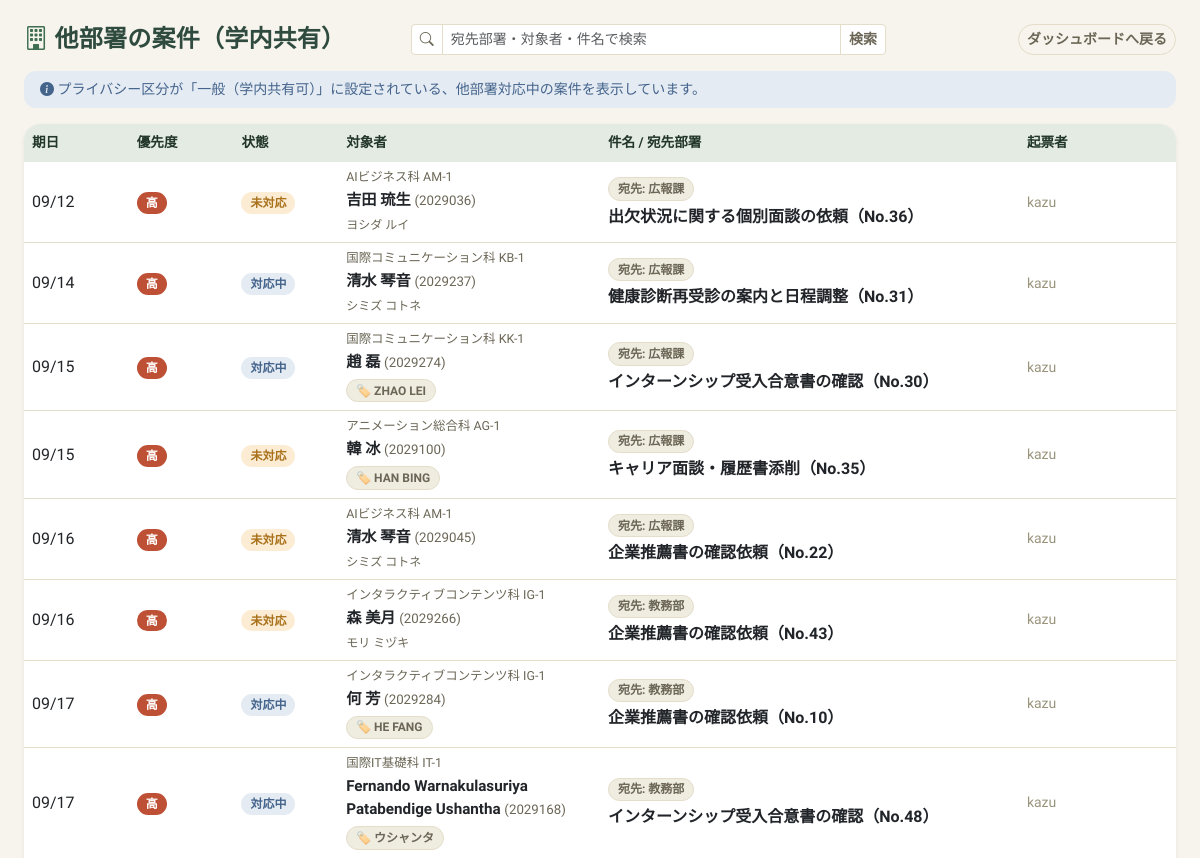
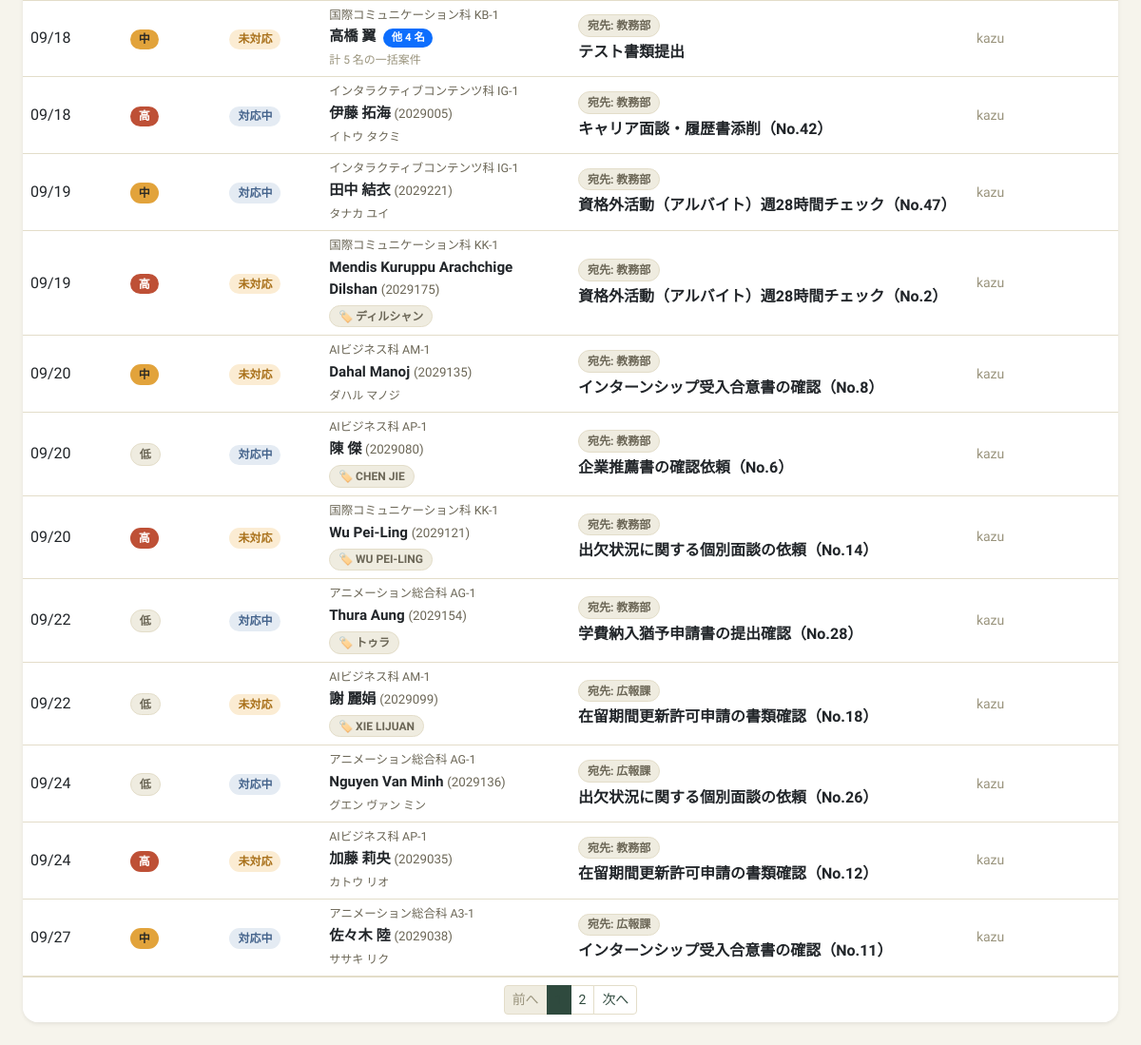
Page /tasks/other/ (signed in) on the committed database (2 pictures, top to bottom).
### core/models.py (models this page shows, shortened)
class Task(models.Model):
    PRIORITY_CHOICES = [
        ('high', '高'),
        ('mid', '中'),
        ('low', '低'),
    ]
    STATUS_CHOICES = [
        ('open', '未対応'),
        ('in_progress', '対応中'),
        ('closed', '完了'),
    ]
    PRIVACY_CHOICES = [
        ('general', '一般（学内共有可）'),
        ('sensitive', '機密（関係部署のみ）'),
    ]
    TARGET_TYPE_CHOICES = [
        ('student', '学生'),
        ('staff', '教職員'),
    ]
    target_type = models.CharField("対象種別", max_length=10, choices=TARGET_TYPE_CHOICES, default='student', db_index=True)
    students = models.ManyToManyField(
        Student,
        related_name='tasks',
        verbose_name="対象学生",
        blank=True
    )
    target_user = models.ForeignKey(
        User,
        on_delete=models.SET_NULL,
        related_name='targeted_tasks',
        verbose_name="対象教職員",
        null=True,
        blank=True
    )
    title = models.CharField("依頼件名", max_length=200)
    description = models.TextField("依頼内容")
    target_group = models.ForeignKey(
        Group,
        on_delete=models.CASCADE,
        verbose_name="担当部署",
        related_name='group_tasks'
    )
    assigned_user = models.ForeignKey(
        User,
        on_delete=models.SET_NULL,
        null=True,
        blank=True,
        verbose_name="個別担当者",
        related_name='assigned_tasks'
    )
    created_by = models.ForeignKey(
        User,
        on_delete=models.CASCADE,
        related_name='created_tasks',
        verbose_name="起票者"
    )
    priority = models.CharField("優先度", max_length=10, choices=PRIORITY_CHOICES, default='mid', db_index=True)
    status = models.CharField("ステータス", max_length=20, choices=STATUS_CHOICES, default='open', db_index=True)
    privacy = models.CharField("プライバシー区分", max_length=20, choices=PRIVACY_CHOICES, default='general')
    due_date = models.DateField("対応期日", db_index=True)
    completion_note = models.TextField("対応メモ（クローズ時）", blank=True, null=True)
    created_at = models.DateTimeField("起票日時", auto_now_add=True)
    updated_at = models.DateTimeField("更新日時", auto_now=True)
    class Meta:
        verbose_name = "タスク"
        verbose_name_plural = "タスク一覧"
        ordering = ['due_date', '-priority']
    @property
    def target_display(self):
        if self.target_type == 'student':
            student_list = list(self.students.all())
            if not student_list:
                return mark_safe('<span class="text-muted">学生指定なし</span>')
            first_st = student_list[0]
            dept_name = first_st.department.name if first_st.department else ""
            cls_name = first_st.school_class.name if first_st.school_class else ""
            dept_part = f"{dept_name} {cls_name}".strip()
            line1 = f'<div class="text-secondary small mb-1" style="font-size: 0.78rem; line-height: 1.2;">{dept_part}</div>' if dept_part else ''
            if len(student_list) == 1:
                line2 = f'<div class="fw-bold text-dark" style="font-size: 0.95rem;">{first_st.name} <span class="text-secondary fw-normal small">({first_st.student_id})</span></div>'
                if first_st.nickname:
                    line3 = f'<div class="mt-1"><span class="badge rounded-pill bg-light text-secondary border" style="font-size: 0.75rem;">🏷️ {first_st.nickname}</span></div>'
                elif first_st.furigana:
                    line3 = f'<div class="text-secondary small mt-1" style="font-size: 0.75rem;">{first_st.furigana}</div>'
                else:
                    line3 = ''
                return mark_safe(f'{line1}{line2}{line3}')
            else:
                names_tooltip = ", ".join([f"{s.name}({s.student_id})" for s in student_list])
                line2 = f'''<div class="fw-bold text-dark" style="font-size: 0.95rem;">{first_st.name} <span class="badge bg-primary ms-1" data-bs-toggle="tooltip" data-bs-title="{names_tooltip}" style="cursor: pointer;">他 {len(student_list) - 1} 名</span></div>'''
                line3 = f'<div class="text-muted small mt-1" style="font-size: 0.75rem;">計 {len(student_list)} 名の一括案件</div>'
                return mark_safe(f'{line1}{line2}{line3}')
        elif self.target_type == 'staff' and self.target_user:
            return mark_safe(f'<div class="fw-bold text-dark">{self.target_user.last_name} {self.target_user.first_name}</div><span class="badge bg-secondary" style="font-size: 0.75rem;">教職員宛て</span>')
        else:
            return mark_safe('<span class="badge bg-secondary" style="font-size: 0.75rem;">部署宛て</span>')

class Student(models.Model):
    student_id = models.CharField("学籍番号", max_length=20, unique=True)
    name = models.CharField("学生氏名", max_length=100)
    furigana = models.CharField("フリガナ", max_length=100, blank=True, null=True)
    nickname = models.CharField("ニックネーム", max_length=50, blank=True, null=True)
    nationality = models.CharField("国籍", max_length=50, choices=NATIONALITY_CHOICES, blank=True, null=True)
    department = models.ForeignKey('Department', on_delete=models.SET_NULL, null=True, blank=True, verbose_name="学科", related_name="students")
    course = models.ForeignKey('Course', on_delete=models.SET_NULL, null=True, blank=True, verbose_name="コース", related_name="students")
    school_class = models.ForeignKey('SchoolClass', on_delete=models.SET_NULL, null=True, blank=True, verbose_name="クラス", related_name="students")
    is_active = models.BooleanField("ステータス（表示）", default=True, db_index=True, help_text="チェックを外すとアプリの選択画面で非表示になります")
    created_at = models.DateTimeField("登録日時", auto_now_add=True)
    updated_at = models.DateTimeField("更新日時", auto_now=True)
    class Meta:
        verbose_name = "学生"
        verbose_name_plural = "学生一覧"
        ordering = ['department__order', 'course__name', 'school_class__name', 'student_id']

class Department(models.Model):
    name = models.CharField("学科名", max_length=100, unique=True)
    order = models.PositiveIntegerField("表示順", default=0, help_text="数字が小さい順に並びます")
    class Meta:
        verbose_name = "学科"
        verbose_name_plural = "学科一覧"
        ordering = ['order', 'name']

class SchoolClass(models.Model):
    department = models.ForeignKey(Department, on_delete=models.CASCADE, related_name='classes', verbose_name="所属学科")
    course = models.ForeignKey(Course, on_delete=models.CASCADE, related_name='classes', verbose_name="所属コース", null=True, blank=True)
    name = models.CharField("クラス名", max_length=50, help_text="例: HT-A, IT-Bなど")
    class Meta:
        verbose_name = "クラス"
        verbose_name_plural = "クラス一覧"
        ordering = ['department__order', 'course__name', 'name']
        unique_together = ('department', 'course', 'name')

### core/views.py (the view, shortened to what this page needs)
# urls.py: path('tasks/other/', views.other_department_tasks, name='other_department_tasks'),
@login_required
def other_department_tasks(request):
    user = request.user
    user_groups = user.groups.all()
    search_query = request.GET.get('q', '').strip()
    tasks = Task.objects.filter(
        status__in=['open', 'in_progress'],
        privacy='general'
    ).exclude(
        target_group__in=user_groups
    ).exclude(
        assigned_user=user
    ).exclude(
        created_by=user
    ).select_related(
        'target_group', 'assigned_user', 'target_user', 'created_by'
    ).prefetch_related(
        'students'
    )
    tasks = tasks.order_by('due_date', '-priority')
    paginator = Paginator(tasks, 20)
    page_number = request.GET.get('page')
    page_obj = paginator.get_page(page_number)
    return render(request, 'core/other_department_tasks.html', {
        'tasks': page_obj,
        'search_query': search_query,
    })

### core/templates/core/other_department_tasks.html (shortened to what this page needs)
<!DOCTYPE html>
{% load static %}
<html lang="ja">
<head>
    <link href="https://cdn.jsdelivr.net/npm/bootstrap@5.3.0/dist/css/bootstrap.min.css" rel="stylesheet">
    <link rel="stylesheet" href="{% static 'core/css/dashboard.css' %}">
    <link rel="stylesheet" href="https://cdn.jsdelivr.net/npm/bootstrap-icons@1.11.3/font/bootstrap-icons.min.css">
</head>
<body>
<div class="container-fluid px-4 py-4">
    <div class="row align-items-center mb-3 g-2">
        <div class="col-md-4">
            <h4 class="fw-bold mb-0 text-secondary">
                <i class="bi bi-building text-success"></i> 他部署の案件（学内共有）
            </h4>
        </div>
        <div class="col-md-5">
            <form method="get" action="{% url 'other_department_tasks' %}" class="d-flex gap-2">
                <div class="input-group input-group-sm">
                    <span class="input-group-text bg-white"><i class="bi bi-search"></i></span>
                    <input type="text" name="q" value="{{ search_query }}" class="form-control" placeholder="宛先部署・対象者・件名で検索">
                    <button type="submit" class="btn btn-secondary">検索</button>
                </div>
            </form>
        </div>
        <div class="col-md-3 text-end">
            <a href="{% url 'dashboard' %}" class="btn btn-outline-secondary btn-sm">ダッシュボードへ戻る</a>
        </div>
    </div>
    <div class="alert alert-info py-2 small border-0">
        <i class="bi bi-info-circle-fill"></i> プライバシー区分が「一般（学内共有可）」に設定されている、他部署対応中の案件を表示しています。
    </div>
    <div class="card shadow-sm border-0">
        <div class="table-responsive">
            <table class="table table-hover align-middle mb-0">
                <thead class="table-light">
                    <tr>
                        <th style="width: 8%;">期日</th>
                        <th style="width: 8%;">優先度</th>
                        <th style="width: 8%;">状態</th>
                        <th style="width: 20%;">対象者</th>
                        <th style="width: 32%;">件名 / 宛先部署</th>
                        <th style="width: 12%;">起票者</th>
                    </tr>
                </thead>
                <tbody>
                    {% for task in tasks %}
                    <tr style="cursor: pointer;" onclick="location.href='{% url 'task_detail' task.pk %}'">
                        <td>{{ task.due_date|date:"m/d" }}</td>
                        <td><span class="badge badge-{{ task.priority }}">{{ task.get_priority_display }}</span></td>
                        <td>
                            <span class="badge {% if task.status == 'open' %}bg-warning text-dark{% else %}bg-info text-dark{% endif %}">
                                {{ task.get_status_display }}
                            </span>
                        </td>
                        <td>{{ task.target_display }}</td>
                        <td>
                            <span class="badge bg-secondary mb-1">宛先: {{ task.target_group.name }}</span>
                            <div class="fw-bold text-dark">{{ task.title }}</div>
                        </td>
                        <td class="small text-muted">{{ task.created_by.username }}</td>
                    </tr>
                    {% empty %}
                    <tr>
                        <td colspan="6" class="text-center py-4 text-muted">現在、他部署で共有されている案件はありません。</td>
                    </tr>
                    {% endfor %}
                </tbody>
            </table>
        </div>
        {% if tasks.has_other_pages %}
        <div class="card-footer bg-white d-flex justify-content-center py-2 border-top">
            <nav>
                <ul class="pagination pagination-sm mb-0">
                    {% if tasks.has_previous %}
                        <li class="page-item"><a class="page-link" href="?page={{ tasks.previous_page_number }}{% if search_query %}&q={{ search_query }}{% endif %}">前へ</a></li>
                    {% else %}
                        <li class="page-item disabled"><span class="page-link">前へ</span></li>
                    {% endif %}
                    {% for num in tasks.paginator.page_range %}
                        {% if tasks.number == num %}
                            <li class="page-item active"><span class="page-link">{{ num }}</span></li>
                        {% elif num > tasks.number|add:'-3' and num < tasks.number|add:'3' %}
                            <li class="page-item"><a class="page-link" href="?page={{ num }}{% if search_query %}&q={{ search_query }}{% endif %}">{{ num }}</a></li>
                        {% endif %}
                    {% endfor %}
                    {% if tasks.has_next %}
                        <li class="page-item"><a class="page-link" href="?page={{ tasks.next_page_number }}{% if search_query %}&q={{ search_query }}{% endif %}">次へ</a></li>
                    {% else %}
                        <li class="page-item disabled"><span class="page-link">次へ</span></li>
                    {% endif %}
                </ul>
            </nav>
        </div>
        {% endif %}
    </div>
</div>
</body>
</html>

### rows in the picture
Task: due_date "09/12", priority "高", status "未対応", target_display "AIビジネス科 AM-1 吉田 琉生 (2029036) ヨシダ ルイ", target_group.name "広報課", title "出欠状況に関する個別面談の依頼（No.36）", created_by.username "kazu"
Task: due_date "09/14", priority "高", status "対応中", target_display "国際コミュニケーション科 KB-1 清水 琴音 (2029237) シミズ コトネ", target_group.name "広報課", title "健康診断再受診の案内と日程調整（No.31）", created_by.username "kazu"
Task: due_date "09/15", priority "高", status "対応中", target_display "国際コミュニケーション科 KK-1 趙 磊 (2029274) 🏷️ ZHAO LEI", target_group.name "広報課", title "インターンシップ受入合意書の確認（No.30）", created_by.username "kazu"
Task: due_date "09/15", priority "高", status "未対応", target_display "アニメーション総合科 AG-1 韓 冰 (2029100) 🏷️ HAN BING", target_group.name "広報課", title "キャリア面談・履歴書添削（No.35）", created_by.username "kazu"
Task: due_date "09/16", priority "高", status "未対応", target_display "AIビジネス科 AM-1 清水 琴音 (2029045) シミズ コトネ", target_group.name "広報課", title "企業推薦書の確認依頼（No.22）", created_by.username "kazu"
Task: due_date "09/16", priority "高", status "未対応", target_display "インタラクティブコンテンツ科 IG-1 森 美月 (2029266) モリ ミヅキ", target_group.name "教務部", title "企業推薦書の確認依頼（No.43）", created_by.username "kazu"
Task: due_date "09/17", priority "高", status "対応中", target_display "インタラクティブコンテンツ科 IG-1 何 芳 (2029284) 🏷️ HE FANG", target_group.name "教務部", title "企業推薦書の確認依頼（No.10）", created_by.username "kazu"
Task: due_date "09/17", priority "高", status "対応中", target_display "国際IT基礎科 IT-1 Fernando Warnakulasuriya Patabendige Ushantha (2029168) 🏷️ ウシャンタ", target_group.name "教務部", title "インターンシップ受入合意書の確認（No.48）", created_by.username "kazu"
Task: due_date "09/18", priority "中", status "未対応", target_display "国際コミュニケーション科 KB-1 高橋 翼 他 4 名 計 5 名の一括案件", target_group.name "教務部", title "テスト書類提出", created_by.username "kazu"
Task: due_date "09/18", priority "高", status "対応中", target_display "インタラクティブコンテンツ科 IG-1 伊藤 拓海 (2029005) イトウ タクミ", target_group.name "教務部", title "キャリア面談・履歴書添削（No.42）", created_by.username "kazu"
Task: due_date "09/19", priority "中", status "対応中", target_display "インタラクティブコンテンツ科 IG-1 田中 結衣 (2029221) タナカ ユイ", target_group.name "教務部", title "資格外活動（アルバイト）週28時間チェック（No.47）", created_by.username "kazu"
Task: due_date "09/19", priority "高", status "未対応", target_display "国際コミュニケーション科 KK-1 Mendis Kuruppu Arachchige Dilshan (2029175) 🏷️ ディルシャン", target_group.name "教務部", title "資格外活動（アルバイト）週28時間チェック（No.2）", created_by.username "kazu"
Task: due_date "09/20", priority "中", status "未対応", target_display "AIビジネス科 AM-1 Dahal Manoj (2029135) ダハル マノジ", target_group.name "教務部", title "インターンシップ受入合意書の確認（No.8）", created_by.username "kazu"
Task: due_date "09/20", priority "低", status "対応中", target_display "AIビジネス科 AP-1 陳 傑 (2029080) 🏷️ CHEN JIE", target_group.name "教務部", title "企業推薦書の確認依頼（No.6）", created_by.username "kazu"
Task: due_date "09/20", priority "高", status "未対応", target_display "国際コミュニケーション科 KK-1 Wu Pei-Ling (2029121) 🏷️ WU PEI-LING", target_group.name "教務部", title "出欠状況に関する個別面談の依頼（No.14）", created_by.username "kazu"
Task: due_date "09/22", priority "低", status "対応中", target_display "アニメーション総合科 AG-1 Thura Aung (2029154) 🏷️ トゥラ", target_group.name "教務部", title "学費納入猶予申請書の提出確認（No.28）", created_by.username "kazu"
Task: due_date "09/22", priority "低", status "未対応", target_display "AIビジネス科 AM-1 謝 麗娟 (2029099) 🏷️ XIE LIJUAN", target_group.name "広報課", title "在留期間更新許可申請の書類確認（No.18）", created_by.username "kazu"
Task: due_date "09/24", priority "低", status "対応中", target_display "アニメーション総合科 AG-1 Nguyen Van Minh (2029136) グエン ヴァン ミン", target_group.name "広報課", title "出欠状況に関する個別面談の依頼（No.26）", created_by.username "kazu"
Task: due_date "09/24", priority "高", status "未対応", target_display "AIビジネス科 AP-1 加藤 莉央 (2029035) カトウ リオ", target_group.name "教務部", title "在留期間更新許可申請の書類確認（No.12）", created_by.username "kazu"
Task: due_date "09/27", priority "中", status "対応中", target_display "アニメーション総合科 A3-1 佐々木 陸 (2029038) ササキ リク", target_group.name "広報課", title "インターンシップ受入合意書の確認（No.11）", created_by.username "kazu"

### other values in the picture
{{ num }} "2"
